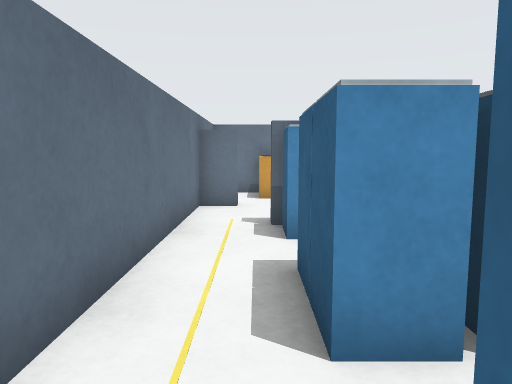
view 1 (above)

18 first-person views from a walk through a Gazebo world. The camera is 0.69 m above the floor, tilts 6° down and sees 70° across. The floor is counted in squares, 0.5 m on a side. Each view is taken from the middle of a square. On the plan, view 1 faces up. The plan holds only what a view shows up to about 15 squares ahead; the rest is blank.

view 2
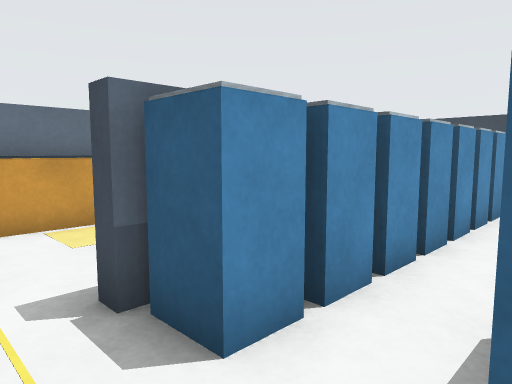

view 3
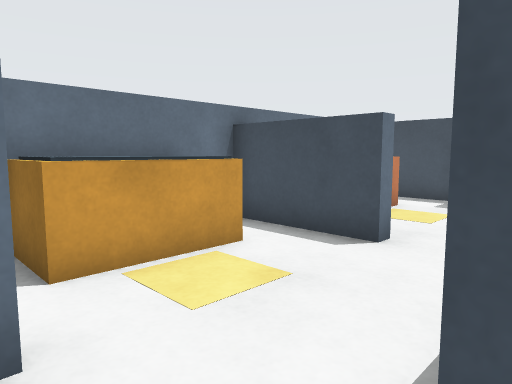

view 4
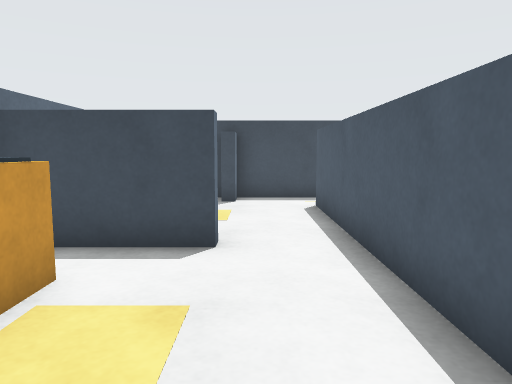

view 5
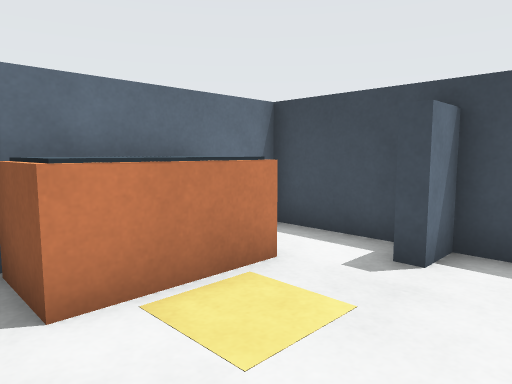

view 6
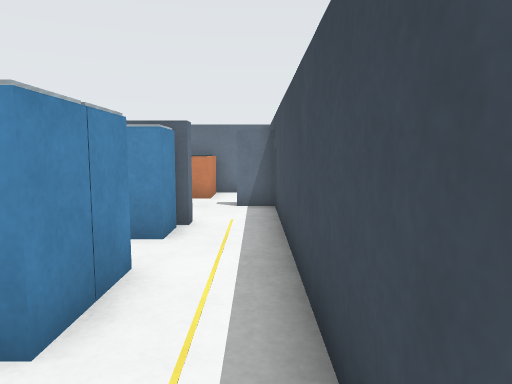

view 7
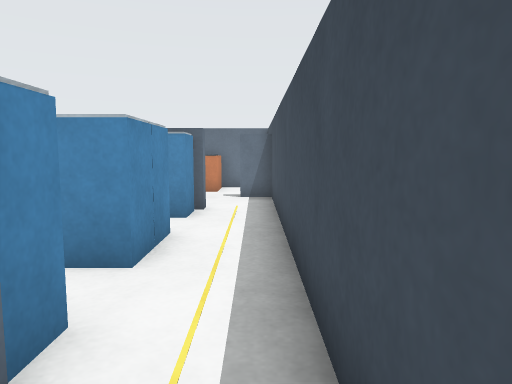

view 8
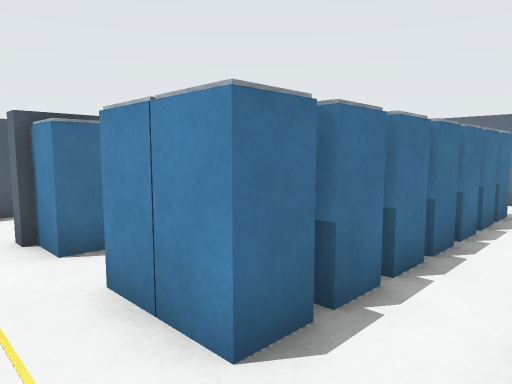

view 9
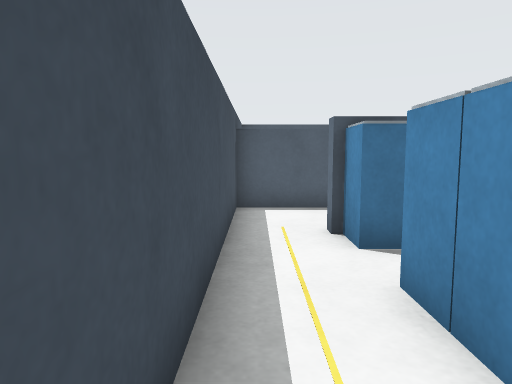

view 10
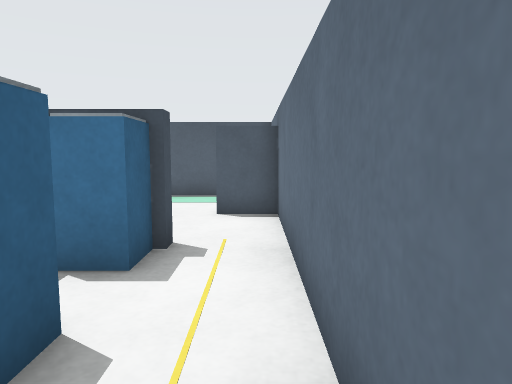

view 11
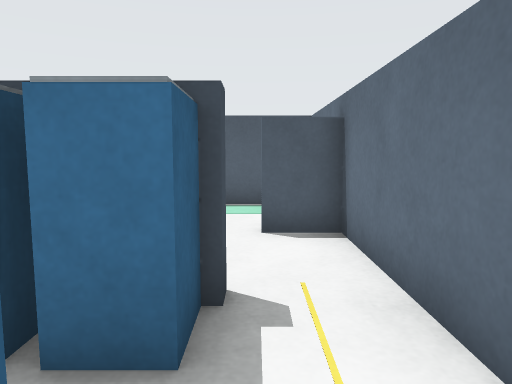

view 12
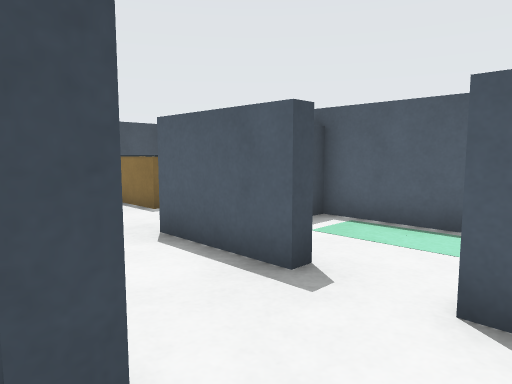

view 13
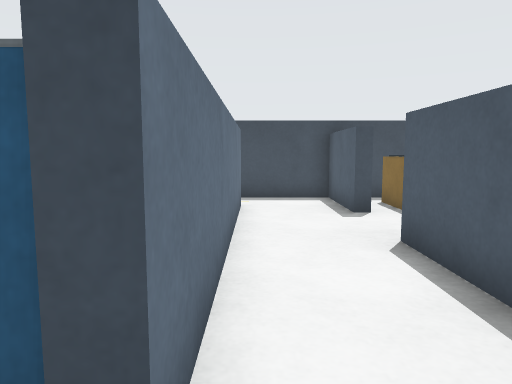

view 14
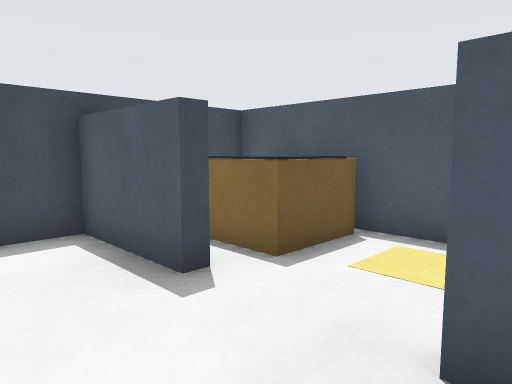

view 15
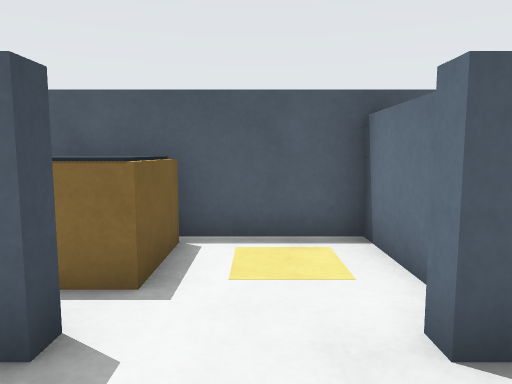

view 16
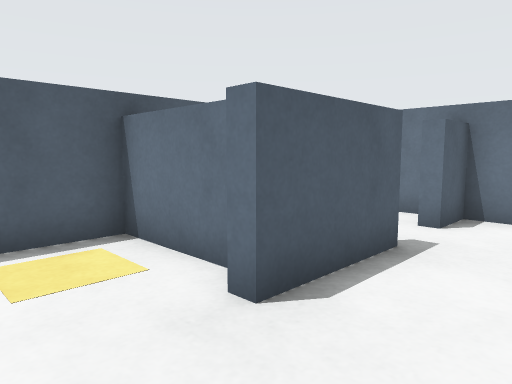

view 17
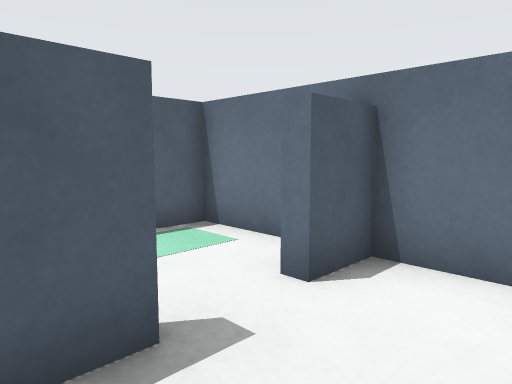

view 18
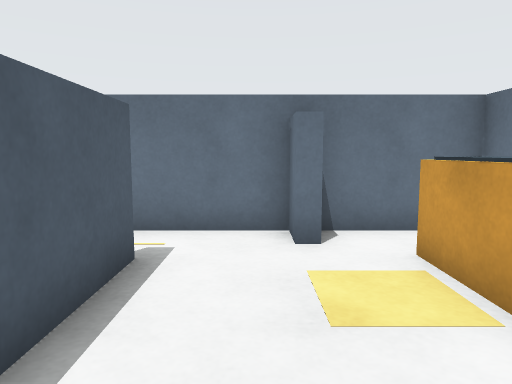

### Floor plan
Points are (right, up) in squares from view 1. A wall is a line through its corners. A room is listed if a view was taken in it or the views show most of it. See-through windows are left out.
Room 1 (views 1, 2, 6, 7, 8, 9, 10, 11, 12, 13, 14, 15, 16, 17)
walls: (0.9, 7) (0.3, 7); (1.7, -3.8) (1.7, -3.3) (4.7, -3.3); (7.5, -3.8) (7.5, -3.3) (10.5, -3.3) (10.5, 6.6); (8.7, 7) (7.9, 7); (-1.5, 6.5) (-1.5, -3.5)
ways out: opening at (-0.5, 7) to room 2; opening at (9.5, 7) to room 3; opening at (6, -3) to room 4; opening at (0, -3) to room 5
objects: blue box (-1, -3) to (0, -3); rack (1, 0) to (1, 1); rack (1, 3); rack (1, 4); rack (1, 6); rack (2, 0) to (2, 1); rack (2, 3); rack (2, 4) to (3, 4); rack (2, 6); rack (3, 6); rack (4, 4); rack (4, 6); rack (5, 4); rack (5, 6); rack (6, 4) to (7, 4); rack (6, 6) to (7, 6); rack (8, 0) to (8, 1); rack (8, 3); rack (8, 4); rack (8, 6)
Room 2 (views 3, 4)
walls: (0.3, 7) (0.3, 7.4) (4.5, 7.4); (4.8, 9.6) (4.3, 9.6) (4.3, 13) (-1.5, 13) (-1.5, 6.5)
ways out: opening at (-0.5, 7) to room 1; opening at (4, 8.5) to room 3
objects: blue box (-1, 10); other object (0, 11) to (3, 12)
Room 3 (views 5, 18)
walls: (10.5, 6.6) (10.5, 13) (5.8, 13); (4.5, 7.4) (8.7, 7.4) (8.7, 7)
ways out: opening at (9.5, 7) to room 1; opening at (4, 8.5) to room 2
objects: conveyor (6, 11) to (8, 12); blue box (10, 10)
Room 4 (no view inside)
walls: (4.7, -3.3) (4.7, -3.8); (4.2, -4.2) (4.2, -7) (10.5, -7) (10.5, -4.6)
ways out: opening at (6, -3) to room 1
objects: other object (7, -6) to (9, -5)
Room 5 (no view inside)
walls: (-1.5, -3.5) (-1.5, -7) (3.8, -7)
ways out: opening at (0, -3) to room 1

Positions as (right, up) in squares from view 1, and headings:
1: (0, 0), facing up
2: (-1, 4), facing up-right
3: (-1, 7), facing up-right
4: (-1, 9), facing right
5: (5, 8), facing up-right
6: (10, 0), facing up
7: (10, -2), facing up
8: (10, 6), facing down-left
9: (10, 6), facing down
10: (-1, 5), facing down
11: (0, 3), facing down
12: (-1, 0), facing down-right
13: (-1, -1), facing right
14: (4, -1), facing down-right
15: (6, -1), facing down
16: (7, -1), facing down-left
17: (3, -1), facing down-left
18: (5, 9), facing left
